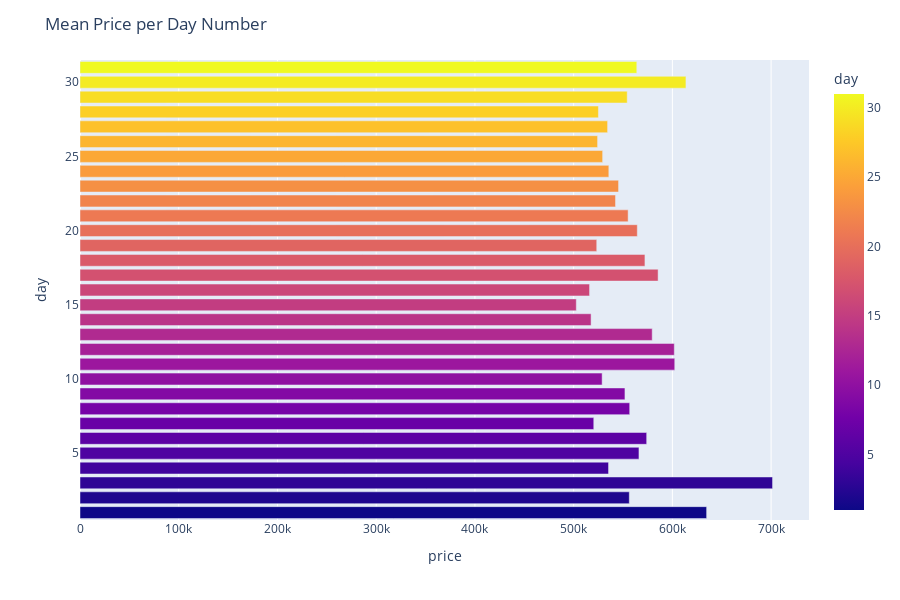

The code cell stored with this chart in its notebook:
### Code cell
# extreme outlier at day 3
fig = px.bar(data_frame = days, x = 'price', y = 'day', orientation='h', color = 'day')
fig.update_layout(title = 'Mean Price per Day Number', width = 900, height = 600)
fig.show()

### Figure 1 — Plotly figure (JSON) as saved in the notebook; plotly's stock layout.template omitted (floating-point values rounded to 4 significant figures)
{"data": [{"hovertemplate": "price=%{x}<br>day=%{marker.color}<extra></extra>", "legendgroup": "", "marker": {"color": [1, 2, 3, 4, 5, 6, 7, 8, 9, 10, 11, 12, 13, 14, 15, 16, 17, 18, 19, 20, 21, 22, 23, 24, 25, 26, 27, 28, 29, 30, 31], "coloraxis": "coloraxis", "pattern": {"shape": ""}}, "name": "", "orientation": "h", "showlegend": false, "textposition": "auto", "type": "bar", "x": [634700.0, 556400.0, 701500.0, 535400.0, 566200.0, 574000.0, 520400.0, 556800.0, 552000.0, 528900.0, 602400.0, 602000.0, 579600.0, 517700.0, 502700.0, 516100.0, 585500.0, 572200.0, 523400.0, 564500.0, 555200.0, 542400.0, 545500.0, 535600.0, 529400.0, 524300.0, 534400.0, 525100.0, 554300.0, 613700.0, 564000.0], "xaxis": "x", "y": [1, 2, 3, 4, 5, 6, 7, 8, 9, 10, 11, 12, 13, 14, 15, 16, 17, 18, 19, 20, 21, 22, 23, 24, 25, 26, 27, 28, 29, 30, 31], "yaxis": "y"}], "layout": {"barmode": "relative", "coloraxis": {"colorbar": {"title": {"text": "day"}}, "colorscale": [[0, "#0d0887"], [0.1111, "#46039f"], [0.2222, "#7201a8"], [0.3333, "#9c179e"], [0.4444, "#bd3786"], [0.5556, "#d8576b"], [0.6667, "#ed7953"], [0.7778, "#fb9f3a"], [0.8889, "#fdca26"], [1, "#f0f921"]]}, "height": 600, "legend": {"tracegroupgap": 0}, "margin": {"t": 60}, "title": {"text": "Mean Price per Day Number"}, "width": 900, "xaxis": {"anchor": "y", "domain": [0, 1], "title": {"text": "price"}}, "yaxis": {"anchor": "x", "domain": [0, 1], "title": {"text": "day"}}}}
